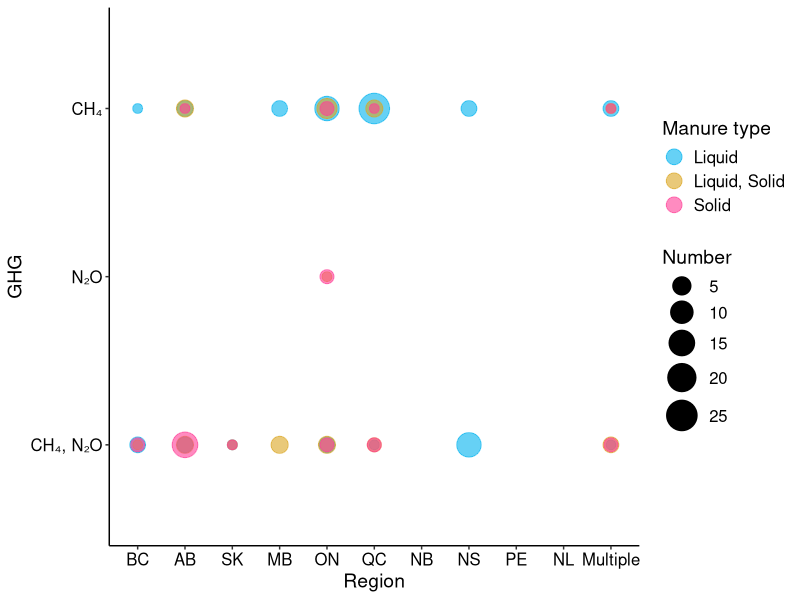
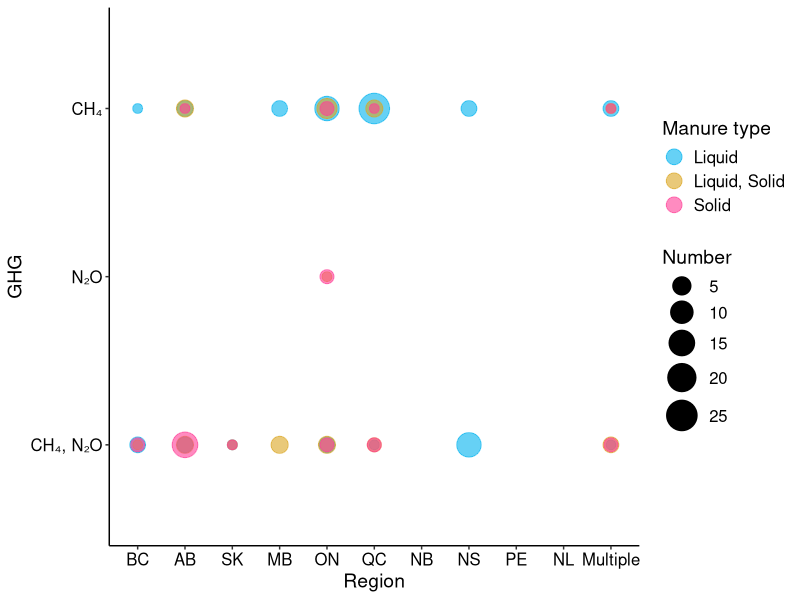

Generate these figures, in order, with R:
#Articles with CH4, N2O, or both
library(tidyverse)

#Read data
GHG.CH4 <- read.csv("input/Canada GHG storage lit review data 20240611.csv",header = T)

#Obtain studies with storage measurement 
GHG.storage <- GHG.CH4[grepl("Storage", GHG.CH4$GHG.source),]
GHG.storage <- GHG.storage %>%
  subset(GHG.storage$CH4==TRUE | GHG.storage$N2O==TRUE) %>%
  select(Region, Manure.type, CH4, N2O) 
GHG.storage$Region[grep(".*,.*", GHG.storage$Region)] <- "Multiple"
GHG.storage$Region[GHG.storage$Region == 'National'] <- "Multiple"
GHG.storage <- GHG.storage %>%
  mutate(GHG = case_when(
    CH4 & !N2O ~ "CH₄",
    !CH4 & N2O ~ "N₂O",
    CH4 & N2O ~ "CH₄, N₂O",
    TRUE ~ "None"))
GHG.storage <- GHG.storage %>%
  select(-CH4, -N2O) %>%
  drop_na(Manure.type)

#Table for CH4, N2O, and both
GHG.storage <- GHG.storage %>%
  group_by(Region, Manure.type, GHG) %>%
  summarise(Number = n()) %>%
  ungroup() 
GHG.storage$Region <- factor(GHG.storage$Region,
                             levels = c("British Columbia", "Alberta", "Saskatchewan",
                                        "Manitoba", "Ontario","Quebec", "New Brunswick",
                                        "Nova Scotia", "Prince Edward Island",
                                        "Newfoundland", "Multiple"))
GHG.storage$GHG <- factor(GHG.storage$GHG, levels = c("CH₄","N₂O","CH₄, N₂O"))

# Create bubble chart
Figure2 <- ggplot(GHG.storage, aes(x = Region, y = paste(GHG), color = Manure.type, size = Number)) +
  geom_point() +
  labs(x = "Region", y = "GHG", color = "Manure type", size = "Number") +
  scale_color_manual(values = c("Liquid" = alpha("deepskyblue2", 0.6), "Liquid, Solid" = alpha("goldenrod", 0.6),
                                "Solid" = alpha("violetred1", 0.6))) +
  theme_classic() +
  theme(axis.text = element_text(size = 12, colour = "black"),
        axis.title.x = element_text(size = 14),
        axis.title.y = element_text(size = 14),
        legend.title = element_text(size = 14),  # Adjust legend title font size
        legend.text = element_text(size = 12),
        axis.line = element_line(color = "black")) +
  scale_y_discrete(limits = c("CH₄, N₂O","N₂O","CH₄")) +
  scale_x_discrete(labels = c("BC", "AB","SK","MB","ON", "QC","NB","NS",
                              "PE","NL", "Multiple"),
                   limits = c("British Columbia", "Alberta",
                              "Saskatchewan","Manitoba",
                              "Ontario","Quebec",
                              "New Brunswick",
                              "Nova Scotia",
                              "Prince Edward Island",
                              "Newfoundland", "Multiple")) +
  scale_size_continuous(range = c(3,10)) +
  guides(color = guide_legend(override.aes = list(size = 5)))
Figure2

#Export file
ggsave("output/Figure 2 - Bubble chart articles CH4 and N2O.png", Figure2,
       width = 24, height = 10, units = "cm",
       dpi = 300)
